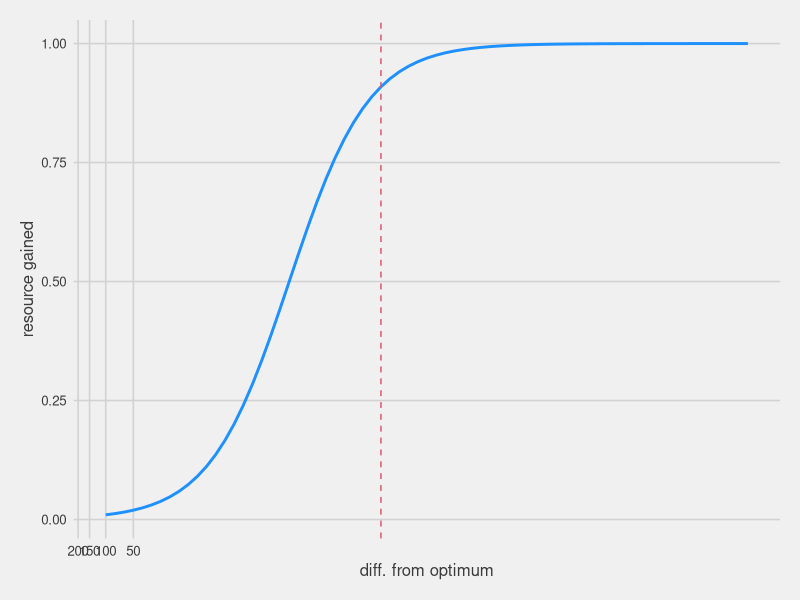
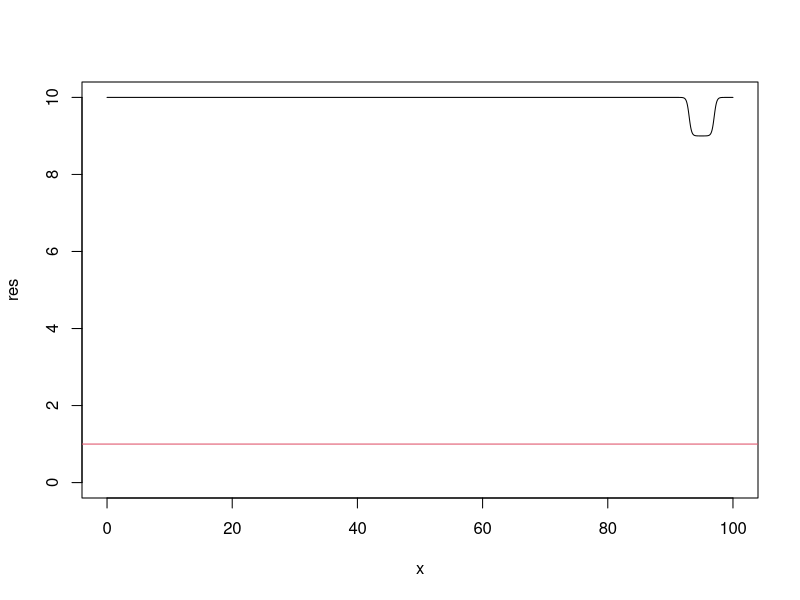
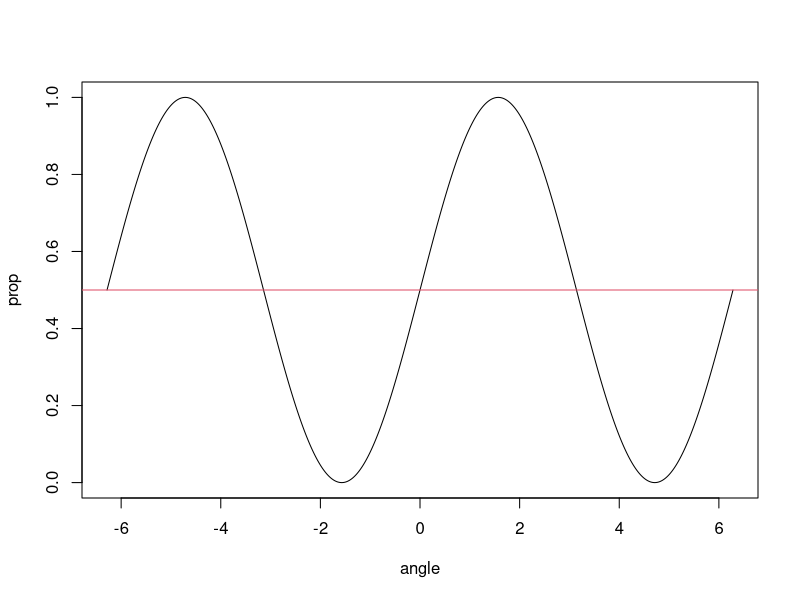

The R script that drew these images, in order:
#### code to show initial assumptions ####

# Code author Pratik Gupte
# PhD student
# MARM group, GELIFES-RUG, NL
# Contact p.r.gupte@rug.nl

#### load libs ####

library(ggplot2)
# reverse log trans func
library("scales")
reverselog_trans <- function(base = exp(1)) {
  trans <- function(x) -log(x, base)
  inv <- function(x) base^(-x)
  trans_new(paste0("reverselog-", format(base)), trans, inv, 
            log_breaks(base = base), 
            domain = c(1e-100, Inf))
}

# themes
library(ggthemes)

#### prep resource ~ distance plot ####

div = 10^seq(-5,2,0.1)
a = 1/(1+(div))

# energy as a function of distance from peak
ggplot()+
  geom_path(aes(x = div, y = a), col = "dodgerblue", size = 1)+
  geom_vline(xintercept = c(0.1), col = 2, lty = 2)+
  scale_x_continuous(trans = reverselog_trans(10))+
  theme_fivethirtyeight()+
  theme(axis.title = element_text())+
  labs(x = "diff. from optimum", y = "resource gained")

#### looking at continuous agent depletion ####
# is the distribution wrapped?
{
  x = seq(0,100,0.01)
  maxland = 100
  pos = 95
  # this is the distance on a ring
  diffpos = matrix(c(abs(x - pos), maxland - abs(x - pos)), ncol = 2)
  distonring = apply(diffpos, 1, min)
  dep = 1/(1 + exp(5*(distonring - 2)))
  res = 10 - dep
  plot(x, res, type = "l", xlim = c(0, 100), ylim = c(0,10))
  abline(h = 1, col = 2)
}

#### angle issues ####
{
  angle = seq(-2*pi, 2*pi, 0.001)
  prop = (sin(angle) + 1)/2
  plot(prop~angle, type = "l")
  abline(h = 0.5, col =2)
}